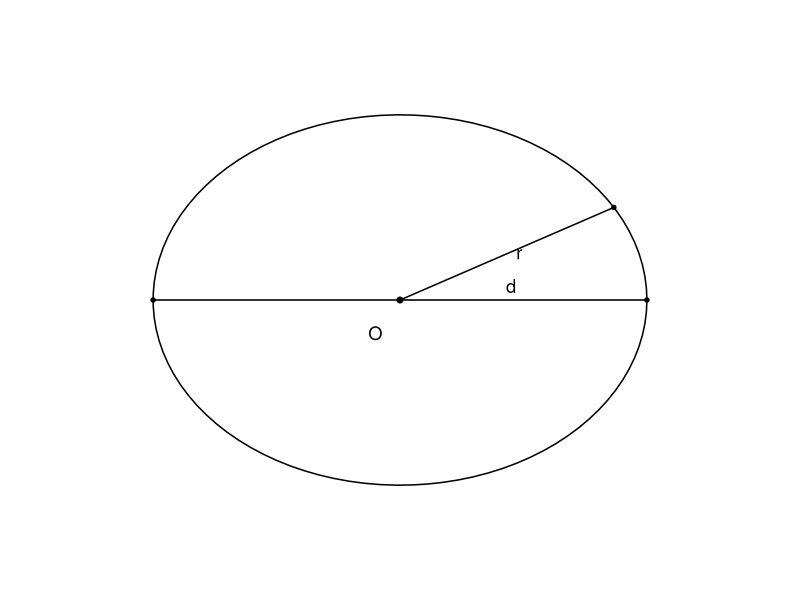
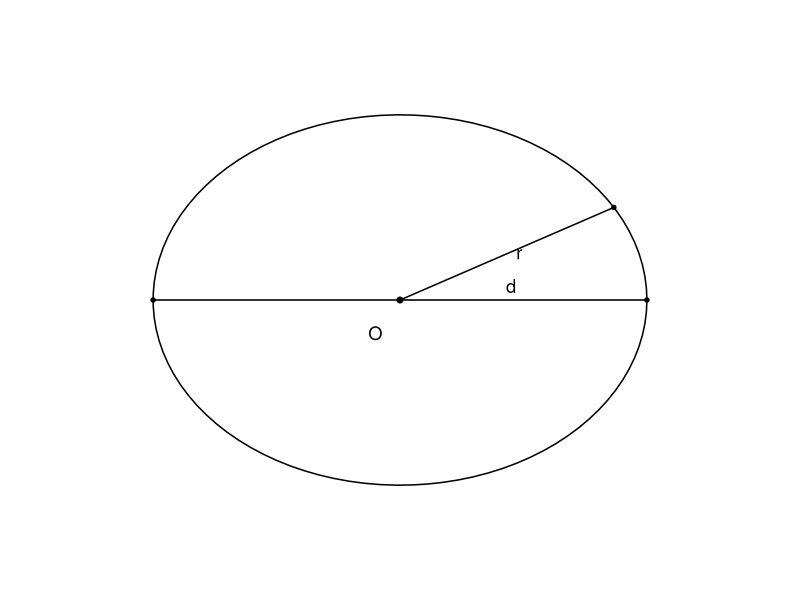

Write R code to recreate these figures, in order.
library(svglite)

make_plot <- function() {
  old <- par(mar = c(0,0,0,0), bg = "white")
  plot(0, 0, type = "n", xlim = c(-3, 3), ylim = c(-3, 3),
       axes = FALSE, xlab = "", ylab = "")
  theta <- seq(0, 2*pi, length.out = 100)
  lines(2*cos(theta), 2*sin(theta), lwd = 1.5)
  points(0, 0, pch = 19, cex = 0.8)
  text(-0.2, -0.2, "O", cex = 1.1, family = "sans", pos = 1)
  # radius to angle 30 deg
  x <- 2*cos(pi/6); y <- 2*sin(pi/6)
  lines(c(0, x), c(0, y), lwd = 1.5)
  text(x/2+0.1, y/2, "r", cex = 1.1, family = "sans")
  # diameter horizontal
  lines(c(-2, 2), c(0, 0), lwd = 1.5)
  points(c(-2, 2, x), c(0, 0, y), pch = 19, cex = 0.6)
  text(0.9, 0.15, "d", cex = 1.1, family = "sans")
  par(old)
}

svglite("C:/Users/18904/Github/primary-mathematics/figures/week93-1.svg", width = 4, height = 4)
make_plot(); dev.off()
cairo_pdf("C:/Users/18904/Github/primary-mathematics/figures/week93-1.pdf", width = 4, height = 4)
make_plot(); dev.off()
cat("done\n")
